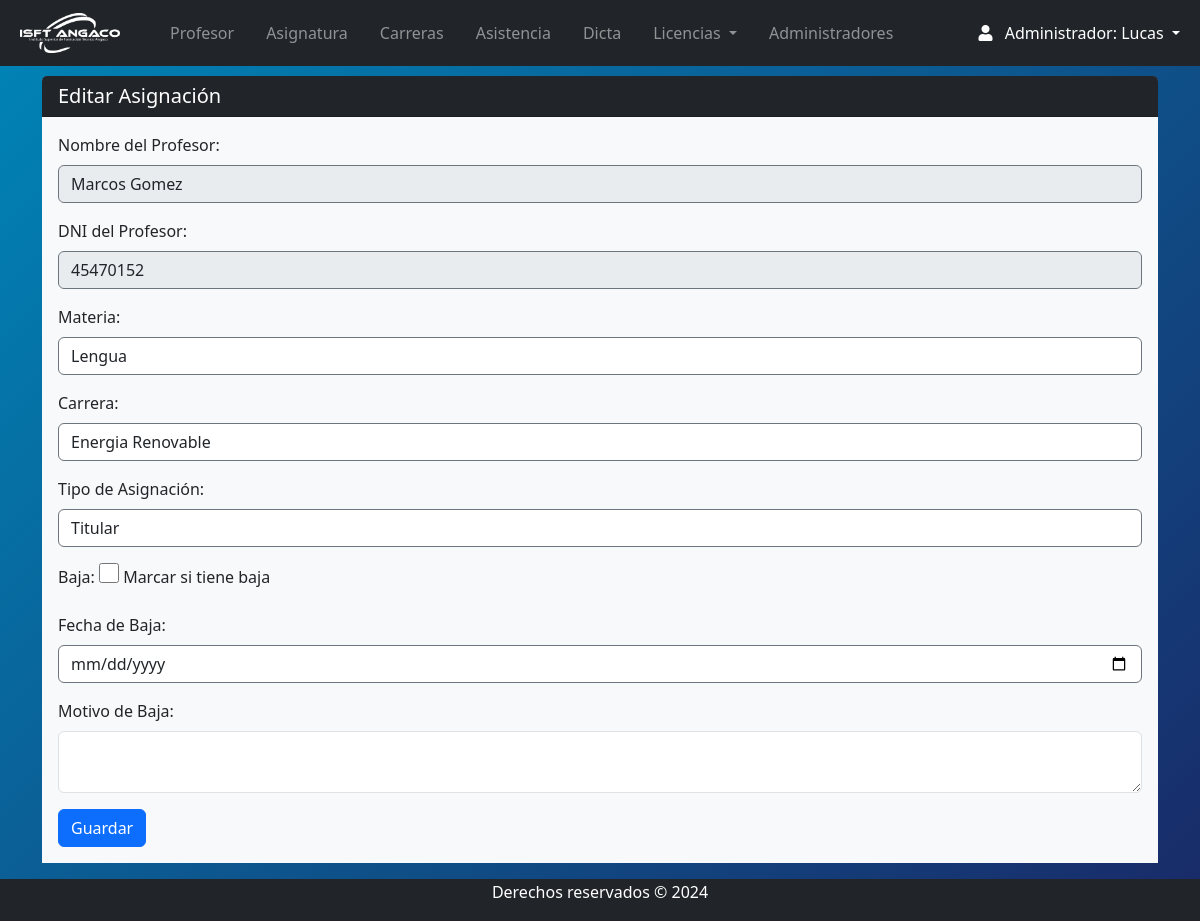
Page /Views/admin/dicta_edit.php?id=2 (signed in) on the committed database.
### tables this page shows
CREATE TABLE `dicta` (
  `id` int(11) NOT NULL,
  `usuario_id` int(11) DEFAULT NULL,
  `FKmateria` int(11) DEFAULT NULL,
  `tipo` enum('titular','interino','suplente') NOT NULL,
  `Baja` enum('SI','NO') NOT NULL,
  `Fecha_baja` date DEFAULT NULL,
  `motivo_baja` varchar(255) DEFAULT NULL,
  `FK_carrera` int(11) DEFAULT NULL,
  `etapa` varchar(15) NOT NULL
);

CREATE TABLE `usuarios` (
  `id_usuario` int(11) NOT NULL,
  `nombre` varchar(255) NOT NULL,
  `apellido` varchar(255) NOT NULL,
  `dni` varchar(20) NOT NULL,
  `celular` varchar(20) DEFAULT NULL,
  `correo` varchar(255) NOT NULL,
  `password` varchar(255) DEFAULT NULL,
  `direccion` text DEFAULT NULL,
  `foto` varchar(255) DEFAULT NULL,
  `cv` varchar(255) DEFAULT NULL,
  `fechadeingreso` date NOT NULL,
  `fechadebaja` date DEFAULT NULL,
  `etapa` enum('Activo','Inactivo') NOT NULL DEFAULT 'Activo',
  `id_rol` int(11) DEFAULT NULL
);

CREATE TABLE `asignaturas` (
  `id` int(11) NOT NULL,
  `nombre` varchar(255) NOT NULL,
  `cantidaddehoras` int(11) NOT NULL,
  `FK_carrera` int(11) NOT NULL,
  `etapa` enum('Activo','Inactivo') DEFAULT 'Activo'
);

CREATE TABLE `carreras` (
  `id` int(11) NOT NULL,
  `nombre` varchar(255) NOT NULL,
  `descripcion` varchar(255) NOT NULL,
  `etapa` varchar(15) NOT NULL
);

### Views/admin/dicta_edit.php (the view, shortened to what this page needs)
<?php
include '../../conn/connection.php';
$id = $profesor_id = $materia_id = $tipo = $carrera_id = $error = "";
$baja = $fecha_baja = $motivo_baja = "";
if (isset($_GET['id'])) {
    $id = $_GET['id'];
    $sql = "SELECT d.*, u.nombre, u.apellido, u.dni
            FROM dicta d
            JOIN usuarios u ON d.usuario_id = u.id_usuario
            WHERE d.id = :id";
    $stmt = $db->prepare($sql);
    $stmt->bindParam(':id', $id, PDO::PARAM_INT);
    $stmt->execute();
    $registro = $stmt->fetch(PDO::FETCH_ASSOC);
    if ($registro) {
        $materia_id = $registro['FKmateria'];
        $tipo = $registro['tipo'];
        $carrera_id = $registro['FK_carrera'];
        $baja = $registro['Baja'];
        $fecha_baja = $registro['Fecha_baja'];
        $motivo_baja = $registro['motivo_baja'];
        $nombre_profesor = $registro['nombre'];
        $apellido_profesor = $registro['apellido'];
        $dni_profesor = $registro['dni'];
    } else {
        echo "Registro no encontrado.";
        exit();
    }
}
$query_materias = "SELECT id, nombre FROM asignaturas ORDER BY nombre";
$result_materias = $db->query($query_materias);
$query_carreras = "SELECT id, nombre FROM carreras ORDER BY nombre";
$result_carreras = $db->query($query_carreras);
?>
<?php require 'navbar.php'; ?>
<div class="container mt-3">
    <div class="card rounded-2 border-0">
        <h5 class="card-header bg-dark text-white">Editar Asignación</h5>
        <div class="card-body bg-light">
            <form method="post" action="<?php echo htmlspecialchars($_SERVER["PHP_SELF"]) . "?id=" . $id; ?>">
                <div class="form-group">
                    <label for="nombre">Nombre del Profesor:</label>
                    <input type="text" class="form-control" value="<?php echo htmlspecialchars($nombre_profesor) . ' ' . htmlspecialchars($apellido_profesor); ?>" readonly>
                </div>
                <div class="form-group">
                    <label for="dni">DNI del Profesor:</label>
                    <input type="text" class="form-control" value="<?php echo htmlspecialchars($dni_profesor); ?>" readonly>
                </div>
                <div class="form-group">
                    <label for="materia_id">Materia:</label>
                    <select name="materia_id" class="form-control">
                        <?php while ($row = $result_materias->fetch(PDO::FETCH_ASSOC)) : ?>
                            <option value="<?php echo $row['id']; ?>" <?php echo $materia_id == $row['id'] ? 'selected' : ''; ?>><?php echo htmlspecialchars($row['nombre']); ?></option>
                        <?php endwhile; ?>
                    </select>
                </div>
                <div class="form-group">
                    <label for="carrera_id">Carrera:</label>
                    <select name="carrera_id" class="form-control">
                        <?php while ($row = $result_carreras->fetch(PDO::FETCH_ASSOC)) : ?>
                            <option value="<?php echo $row['id']; ?>" <?php echo $carrera_id == $row['id'] ? 'selected' : ''; ?>><?php echo htmlspecialchars($row['nombre']); ?></option>
                        <?php endwhile; ?>
                    </select>
                </div>
                <div class="form-group">
                    <label for="tipo">Tipo de Asignación:</label>
                    <select name="tipo" class="form-control">
                        <option value="titular" <?php echo $tipo == 'titular' ? 'selected' : ''; ?>>Titular</option>
                    </select>
                </div>
                <div class="form-group">
                    <label for="baja">Baja:</label>
                    <input type="checkbox" name="baja" value="SI" <?php echo $baja == "SI" ? 'checked' : ''; ?>> Marcar si tiene baja
                </div>
                <div class="form-group">
                    <label for="fecha_baja">Fecha de Baja:</label>
                    <input type="date" name="fecha_baja" class="form-control" value="<?php echo htmlspecialchars($fecha_baja); ?>">
                </div>
                <div class="form-group">
                    <label for="motivo_baja">Motivo de Baja:</label>
                    <textarea name="motivo_baja" class="form-control"><?php echo htmlspecialchars($motivo_baja); ?></textarea>
                </div>
                <button type="submit" class="btn btn-primary">Guardar</button>
            </form>
        </div>
    </div>
</div>
<?php require 'footer.php'; ?>

### css/style.css (style rules this page uses)
body { position: relative; padding-bottom: 10px; min-height: 100vh; }
input { border-style: solid !important; border-color: #6c757d !important; border-width: 1.5px !important; }
select { border-style: solid !important; border-color: #6c757d !important; border-width: 1px !important; }
input[type=checkbox] { border-color: #6c757d !important; border-style: solid !important; border-width: 2px !important; width: 20px; height: 20px; }

### Views/admin/navbar.php (style rules this page uses)
body { background: linear-gradient(135deg,#0085b7, #192a68); }

### rows in the picture
dicta: usuario.apellido "Marcos Gomez", usuario.dni "45470152", materia_id "Lengua", carrera_id "Energia Renovable", tipo "Titular"

### other values in the picture
$_SESSION['nombre'] "Lucas"
